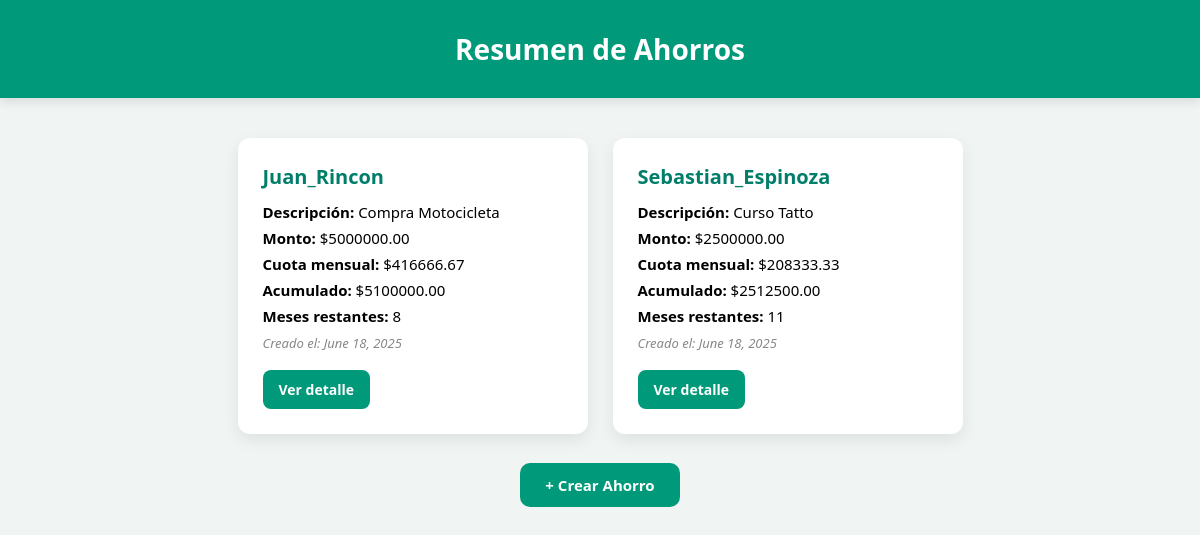
Screenshot of /api/ahorros/ (signed in) with the database file from the repository.
### Ahorros/models.py (models this page shows, shortened)
class Ahorro(models.Model):
    nombre = models.ForeignKey(settings.AUTH_USER_MODEL, on_delete=models.CASCADE, related_name='ahorros')
    descripcion = models.TextField()
    monto = models.DecimalField(max_digits=10, decimal_places=2)  # Valor base
    cuota_mensual = models.DecimalField(max_digits=10, decimal_places=2, blank=True, null=True)
    dinero_total = models.DecimalField(max_digits=12, decimal_places=2, default=0.00)  # Valor acumulado con intereses
    meses_restantes = models.IntegerField(default=12)
    fecha_creacion = models.DateField(auto_now_add=True, null=True)

### Ahorros/views.py (the view)
# urls.py: path('', ahorros_dashboard, name='ahorros_dashboard'),
@login_required
def ahorros_dashboard(request):
    user = request.user
    if user.is_superuser:
        ahorros = Ahorro.objects.select_related('nombre').all()
    else:
        ahorros = Ahorro.objects.select_related('nombre').filter(nombre=user)
    return render(request, 'ahorros/ahorros.html', {'ahorros': ahorros})

### Ahorros/templates/ahorros/ahorros.html (shortened to what this page needs)
<!DOCTYPE html>
<html lang="es">
<head>
</head>
<body>
<header>
    <h1>Resumen de Ahorros</h1>
</header>
<div class="contenedor">
    {% if user.is_authenticated %}
        {% for ahorro in ahorros %}
            <div class="tarjeta">
                <h2>{{ ahorro.nombre }}</h2>
                <p><strong>Descripción:</strong> {{ ahorro.descripcion }}</p>
                <p><strong>Monto:</strong> ${{ ahorro.monto }}</p>
                <p><strong>Cuota mensual:</strong> ${{ ahorro.cuota_mensual }}</p>
                <p><strong>Acumulado:</strong> ${{ ahorro.dinero_total }}</p>
                <p><strong>Meses restantes:</strong> {{ ahorro.meses_restantes }}</p>
                <p><em>Creado el: {{ ahorro.fecha_creacion }}</em></p>
                <a href="{% url 'detalle_ahorro' ahorro.id %}">Ver detalle</a>
            </div>
        {% empty %}
            <p class="mensaje">No tienes ahorros registrados.</p>
        {% endfor %}
    {% else %}
        <p class="mensaje">Debes iniciar sesión para ver tus ahorros.</p>
    {% endif %}
</div>
{% if user.is_superuser %}
    <div class="boton-crear">
        <a href="{% url 'crear_ahorro' %}">+ Crear Ahorro</a>
    </div>
{% endif %}
</body>
</html>

### Ahorros/templates/ahorros/ahorros.html (style rules this page uses)
body { font-family: 'Segoe UI', Tahoma, Geneva, Verdana, sans-serif; background-color: #f0f4f3; margin: 0; padding: 0; }
header { background-color: #00997a; color: white; padding: 30px 20px; text-align: center; box-shadow: 0 4px 10px rgba(0,0,0,0.1); }
header h1 { margin: 0; font-size: 28px; font-weight: 600; }
.contenedor { max-width: 1200px; margin: 40px auto; padding: 0 20px; display: flex; flex-wrap: wrap; gap: 25px; justify-content: center; }
.tarjeta { background-color: #ffffff; border-radius: 12px; box-shadow: 0 6px 16px rgba(0, 0, 0, 0.08); padding: 25px; width: 300px; transition: transform 0.2s ease; }
.tarjeta h2 { margin: 0 0 12px; color: #007e6a; font-size: 20px; }
.tarjeta p { margin: 6px 0; font-size: 15px; }
.tarjeta em { font-size: 13px; color: #888; }
.tarjeta a { display: inline-block; margin-top: 12px; background-color: #00997a; color: white; padding: 10px 16px; border-radius: 8px; text-decoration: none; font-size: 14px; font-weight: bold; transition: background-color 0.3s ease; }
.boton-crear { text-align: center; margin: 30px 0; }
.boton-crear a { background-color: #00997a; color: white; padding: 12px 25px; border-radius: 10px; text-decoration: none; font-size: 15px; font-weight: bold; transition: background-color 0.3s ease; }

### rows the page displays
Ahorro: nombre "Juan_Rincon", descripcion "Compra Motocicleta", monto "5000000.00", cuota_mensual "416666.67", dinero_total "5100000.00", meses_restantes "8", fecha_creacion "June 18, 2025"
Ahorro: nombre "Sebastian_Espinoza", descripcion "Curso Tatto", monto "2500000.00", cuota_mensual "208333.33", dinero_total "2512500.00", meses_restantes "11", fecha_creacion "June 18, 2025"
